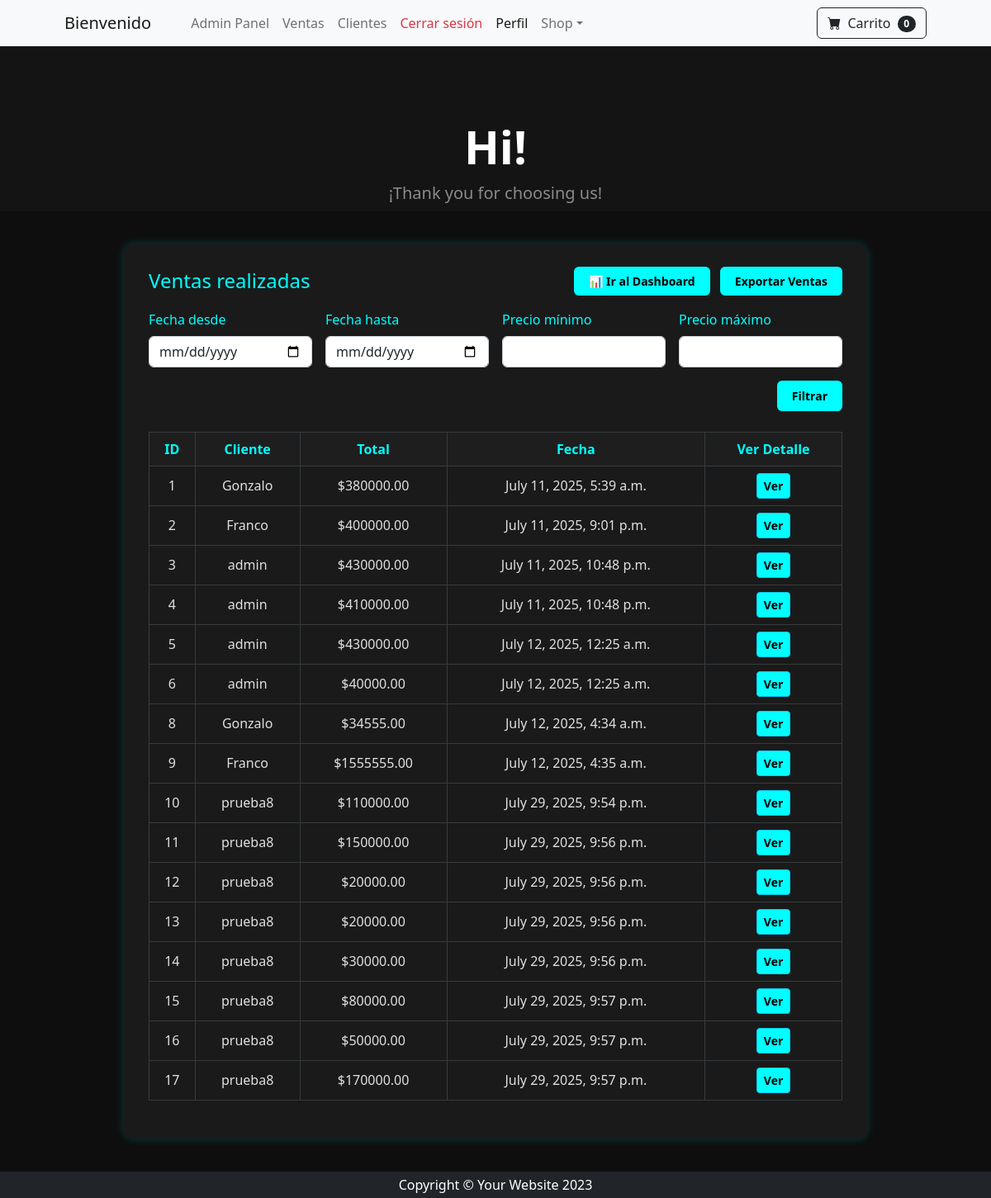
The page /staf/ventas/ (signed in) on the database as committed earlier.
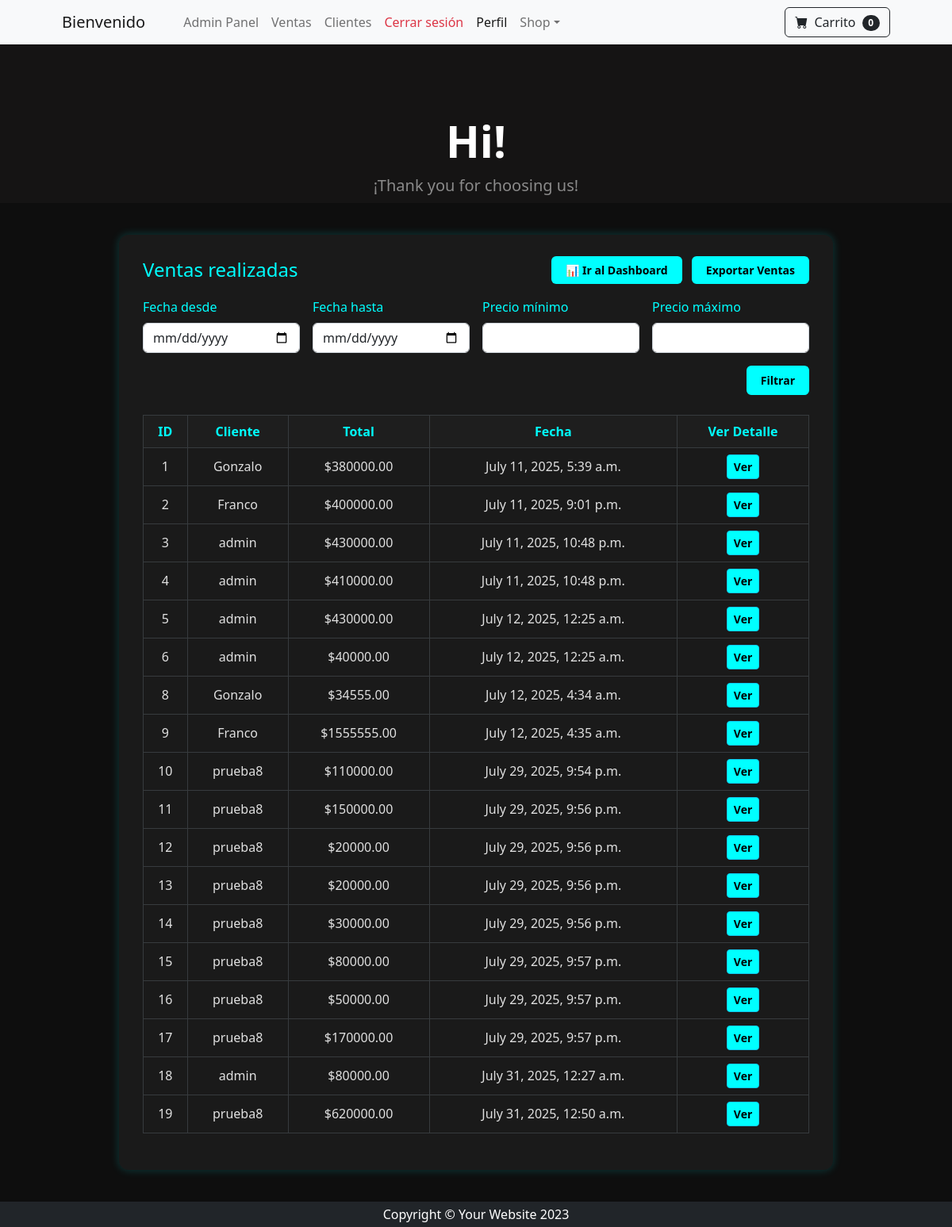
The same page on the database as committed later.
### core/models.py (models this page shows)
class Venta(models.Model):
    cliente = models.ForeignKey(Cliente, on_delete=models.CASCADE)
    productos = models.ManyToManyField(Producto, through='DetalleVenta')
    total = models.DecimalField(max_digits=10, decimal_places=2)
    fecha = models.DateTimeField(auto_now_add=True)

class Cliente(AbstractUser):
    edad = models.PositiveIntegerField(null=True, blank=True)
    telefono = models.CharField(max_length=15, null=True, blank=True)
    fecha_registro = models.DateTimeField(auto_now_add=True)
    foto = models.ImageField(upload_to='usuarios/fotos/', null=True, blank=True)

### core/views.py (the view)
# urls.py: path('staf/ventas/', views.ventas_report, name='ventas_report'),
@staff_member_required
def ventas_report(request):
    ventas = Venta.objects.all().order_by('fecha')
    fecha_inicio = request.GET.get('fecha_inicio')
    fecha_fin = request.GET.get('fecha_fin')
    precio_min = request.GET.get('precio_min')
    precio_max = request.GET.get('precio_max')
    if fecha_inicio:
        ventas = ventas.filter(fecha__gte=fecha_inicio)
    if fecha_fin:
        ventas = ventas.filter(fecha__lte=fecha_fin)
    if precio_min:
        ventas = ventas.filter(total__gte=precio_min)
    if precio_max:
        ventas = ventas.filter(total__lte=precio_max)
    return render(request, 'core/admin_ventas.html', {'ventas': ventas})

### core/templates/core/admin_ventas.html (shortened to what this page needs)
{% extends 'core/base.html' %}
{% block content %}
<div class="ventas-container">
  <div class="ventas-header">
    <h2>Ventas realizadas</h2>
    <div>
      <a href="{% url 'admin_dashboard' %}" class="btn-exportar me-2">📊 Ir al Dashboard</a>
      <a href="{% url 'exportar_ventas' %}" class="btn-exportar">Exportar Ventas</a>
    </div>
  </div>
  <form method="get" class="row g-3 filtro-form">
    <div class="col-md-3">
      <label class="form-label">Fecha desde</label>
      <input type="date" name="fecha_inicio" class="form-control" value="{{ request.GET.fecha_inicio }}">
    </div>
    <div class="col-md-3">
      <label class="form-label">Fecha hasta</label>
      <input type="date" name="fecha_fin" class="form-control" value="{{ request.GET.fecha_fin }}">
    </div>
    <div class="col-md-3">
      <label class="form-label">Precio mínimo</label>
      <input type="number" name="precio_min" step="0.01" class="form-control" value="{{ request.GET.precio_min }}">
    </div>
    <div class="col-md-3">
      <label class="form-label">Precio máximo</label>
      <input type="number" name="precio_max" step="0.01" class="form-control" value="{{ request.GET.precio_max }}">
    </div>
    <div class="col-12 text-end">
      <button type="submit" class="btn btn-exportar">Filtrar</button>
    </div>
  </form>
  <table class="table table-bordered table-dark table-hover">
    <thead>
      <tr>
        <th>ID</th>
        <th>Cliente</th>
        <th>Total</th>
        <th>Fecha</th>
        <th>Ver Detalle</th>
      </tr>
    </thead>
    <tbody>
      {% for venta in ventas %}
      <tr>
        <td>{{ venta.id }}</td>
        <td>{{ venta.cliente.username }}</td>
        <td>${{ venta.total }}</td>
        <td>{{ venta.fecha }}</td>
        <td><a class="btn btn-sm btn-info" href="{% url 'detalle_venta' venta.id %}">Ver</a></td>
      </tr>
      {% empty %}
      <tr>
        <td colspan="5" class="text-center text-muted">No se encontraron ventas con los filtros aplicados.</td>
      </tr>
      {% endfor %}
    </tbody>
  </table>
</div>
{% endblock %}

Rows that differ between the two databases and show on the page:
added Venta: id "18", cliente.username "admin", total "80000.00", fecha "July 31, 2025, 12:27 a.m."
added Venta: id "19", cliente.username "prueba8", total "620000.00", fecha "July 31, 2025, 12:50 a.m."
